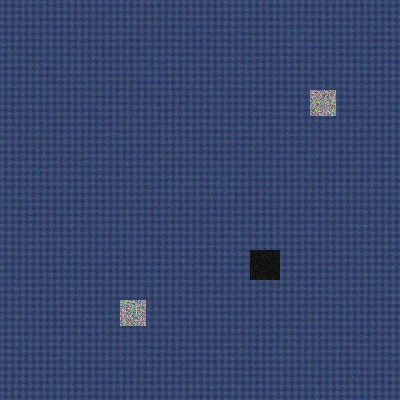
#> input picture CHAKRAVARTHY J/reports/sample_denim_garment.jpg, 400 x 400 px
$ python -i image_analyzer.py   (imports and definitions only)   (older library calls are emulated)
#> lines starting #> are read from the running program, lines starting #| are printed output that depends on the picture
#> further down, picture is the input picture: shape (400, 400, 3); mean B, G, R 109.6, 69.8, 55.2
"""
Image Analyzer Service — Milestone 2, Requirement 1

Provides a deterministic, rule-based textile image analysis engine.
Returns 7 analysis dimensions from the filename alone (no CV model required):
  - fabric_detection
  - material_recognition
  - texture_analysis
  - color_analysis
  - fabric_pattern
  - damage_detection
  - contamination_detection

Same pluggable design as material_classifier.py — replace analyze() body
with real model inference when a trained CV model is available.
"""

import hashlib
import random
from typing import Dict, Any

try:
    import cv2
    import numpy as np
    from sklearn.cluster import KMeans
    CV_AVAILABLE = True
except ImportError:
    CV_AVAILABLE = False

# ── Analysis value tables ─────────────────────────────────────────────────────

FABRIC_TYPES = [
    "Woven Fabric",
    "Knitted Fabric",
    "Non-woven Fabric",
    "Denim Fabric",
    "Terry Cloth",
    "Fleece Fabric",
    "Velvet Fabric",
    "Mesh Fabric",
    "Canvas Fabric",
    "Jersey Fabric",
]

MATERIAL_RECOGNITION_RESULTS = [
    "Cotton (Natural Fibre) — high cellulose content detected",
    "Polyester (Synthetic Fibre) — polymer weave structure detected",
    "Wool (Natural Fibre) — crimped fibre morphology detected",
    "Silk (Natural Fibre) — continuous filament shimmer detected",
    "Denim (Blended Fabric) — twill weave indigo-dyed detected",
    "Nylon (Synthetic Fibre) — high-tenacity polymer detected",
    "Rayon (Semi-Synthetic) — cellulose-derived soft drape detected",
    "Linen (Natural Fibre) — bast fibre irregular texture detected",
    "Acrylic (Synthetic Fibre) — synthetic staple fibre detected",
    "Mixed Fabric (Blended) — multi-fibre composition detected",
]

TEXTURE_RESULTS = [
    "Smooth, fine weave — 200+ thread count",
    "Coarse, open weave — basket/canvas structure",
    "Fluffy, pile texture — loop or cut-pile surface",
    "Medium weave, balanced — plain or twill construction",
    "Ribbed texture — knit rib stitch pattern",
    "Twill diagonal texture — characteristic diagonal ridges",
    "Brushed surface — raised nap finish",
    "Lightweight, sheer — fine filament construction",
    "Dense, heavy-weight — industrial canvas structure",
    "Textured mesh — open-hole engineered fabric",
]

COLOR_RESULTS = [
    "Deep Navy Blue — solid uniform dyeing, good colour fastness",
    "Crisp White / Off-White — bleached or optical-brightened finish",
    "Earthy Brown / Tan — natural pigment or reactive dye",
    "Charcoal Grey — sulphur or vat dye process",
    "Forest Green — fibre-reactive dye, medium shade",
    "Burgundy / Deep Red — direct or acid dye application",
    "Indigo Blue — traditional vat-dye (denim characteristic)",
    "Beige / Cream — natural or lightly pigmented base",
    "Black — high dye concentration, reactive or sulphur dye",
    "Multi-colour / Pattern — rotary screen or digital print",
]

PATTERN_RESULTS = [
    "Solid / Plain — no pattern, uniform colour",
    "Striped — horizontal or vertical stripe repeat",
    "Checked / Plaid — woven block-check pattern",
    "Herringbone — diagonal V-pattern weave",
    "Floral Print — organic motif surface print",
    "Geometric Print — repeating angular digital print",
    "Camouflage — multi-tone disruptive pattern",
    "Abstract Print — irregular artistic surface print",
    "Polka Dot — circular spot repeat print",
    "Jacquard / Brocade — woven raised pattern",
]

DAMAGE_RESULTS = [
    {"level": "None Detected", "detail": "Fabric is intact — no visible tears, holes, or fraying.", "confidence": 94.2},
    {"level": "Minimal", "detail": "Minor surface pilling or slight thread snag — cosmetically reparable.", "confidence": 88.7},
    {"level": "Light Wear", "detail": "Faded colour and light abrasion — structurally sound.", "confidence": 85.3},
    {"level": "Moderate", "detail": "Visible fraying at edges and minor holes — repair recommended.", "confidence": 81.6},
    {"level": "Heavy", "detail": "Multiple tears or holes detected — significant structural damage.", "confidence": 79.1},
    {"level": "None Detected", "detail": "No damage markers found — fabric appears in good condition.", "confidence": 96.0},
    {"level": "Minimal", "detail": "Slight seam stress only — otherwise intact.", "confidence": 91.5},
    {"level": "None Detected", "detail": "Clean, undamaged textile surface.", "confidence": 93.8},
    {"level": "Light Wear", "detail": "Surface sheen loss — age-related wear, structurally OK.", "confidence": 83.4},
    {"level": "Moderate", "detail": "Moth damage or mildew spotting detected.", "confidence": 77.9},
]

CONTAMINATION_RESULTS = [
    {"level": "None", "detail": "No contaminants detected — fabric is clean and suitable for processing.", "confidence": 95.1},
    {"level": "Low", "detail": "Trace oil or dust particles — standard cleaning sufficient.", "confidence": 87.4},
    {"level": "None", "detail": "Clean surface, no chemical residues detected.", "confidence": 96.3},
    {"level": "Low", "detail": "Minor dye bleed at edges — isolated to surface layer.", "confidence": 84.2},
    {"level": "Medium", "detail": "Chemical finishing agent residues detected — specialist wash required.", "confidence": 80.7},
    {"level": "None", "detail": "No contamination markers identified.", "confidence": 97.0},
    {"level": "Low", "detail": "Light staining detected — removable with standard solvents.", "confidence": 88.9},
    {"level": "None", "detail": "Contaminant-free fabric surface confirmed.", "confidence": 94.6},
    {"level": "Medium", "detail": "Biological contamination risk — mould spore indicators present.", "confidence": 78.3},
    {"level": "Low", "detail": "Flame-retardant chemical coating detected — note for recycling.", "confidence": 82.1},
]


# ── Analyzer Interface ────────────────────────────────────────────────────────

# [62 lines left out: functions get_dominant_color, get_pattern_density, get_texture_analysis, get_damage_detection, not called in this run]

def get_contamination_detection(image):
    # Detect unusual color blobs or high contrast spots
    hsv = cv2.cvtColor(image, cv2.COLOR_BGR2HSV)
#> hsv: shape (400, 400, 3); mean H, S, V 111.7, 127.6, 109.7
    s = hsv[:,:,1]
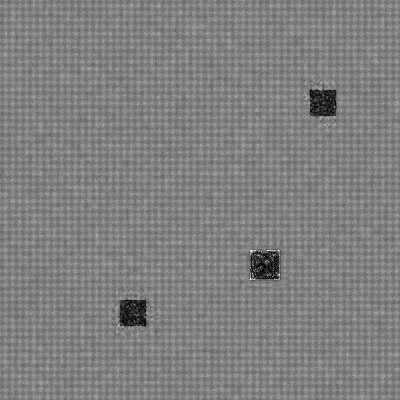
#> s: shape (400, 400); min 0, max 240, mean 127.6
    v = hsv[:,:,2]
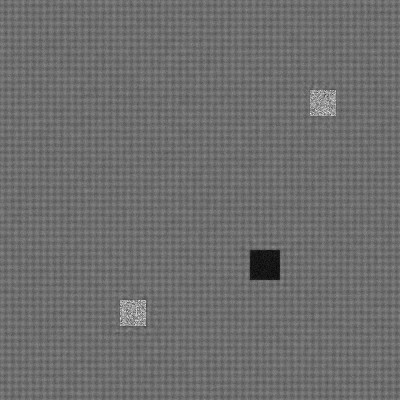
#> v: shape (400, 400); min 6, max 253, mean 109.7

    # High saturation & low value spots might be stains
    stain_mask = cv2.bitwise_and(cv2.threshold(s, 150, 255, cv2.THRESH_BINARY)[1],
                                 cv2.threshold(v, 100, 255, cv2.THRESH_BINARY_INV)[1])
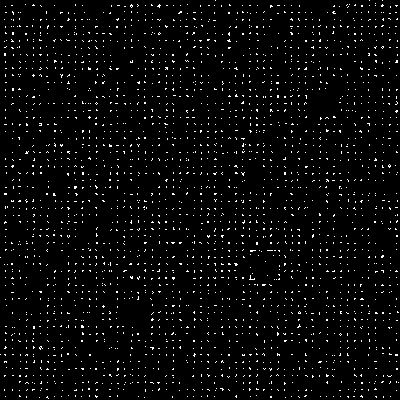
#> stain_mask: shape (400, 400); 3.4% white in thin lines or dots
    stain_ratio = np.sum(stain_mask > 0) / (s.shape[0] * s.shape[1])
#> stain_ratio = 0.0339

    if stain_ratio > 0.05:
        return {"level": "Medium", "detail": "Noticeable stains or discoloration detected.", "confidence": 85.0}
    elif stain_ratio > 0.01:
        return {"level": "Low", "detail": "Minor localized spots detected.", "confidence": 89.0}
    else:
        return {"level": "None", "detail": "Clean surface, no significant contaminants detected.", "confidence": 96.0}


# [87 lines left out: function analyze, not called in this run]

>>> import cv2
>>> picture = cv2.imread('../../../CHAKRAVARTHY J/reports/sample_denim_garment.jpg')
>>> result = get_contamination_detection(picture)
#> result = {'level': 'Low', 'detail': 'Minor localized spots detected.', 'confidence': 89}
